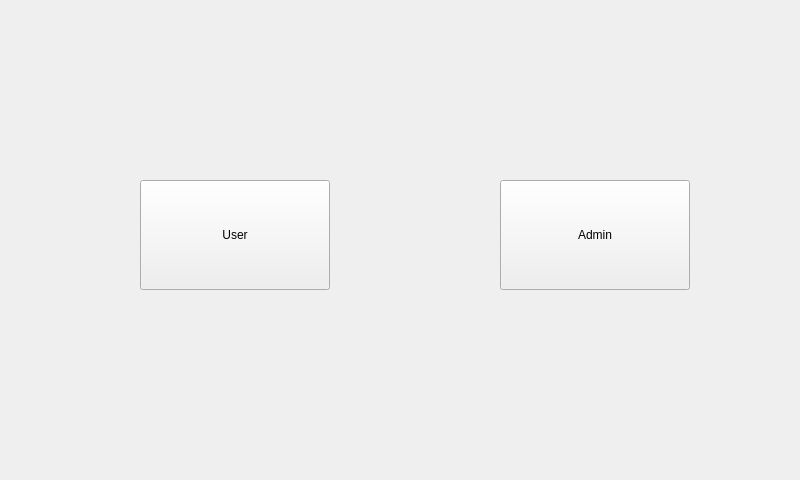
<?xml version="1.0" encoding="UTF-8"?>
<ui version="4.0">
 <class>MainWidget</class>
 <widget class="QWidget" name="MainWidget">
  <property name="geometry">
   <rect>
    <x>0</x>
    <y>0</y>
    <width>800</width>
    <height>480</height>
   </rect>
  </property>
  <property name="windowTitle">
   <string>Home</string>
  </property>
  <widget class="QPushButton" name="UserViewButton">
   <property name="geometry">
    <rect>
     <x>140</x>
     <y>180</y>
     <width>190</width>
     <height>110</height>
    </rect>
   </property>
   <property name="text">
    <string>User</string>
   </property>
  </widget>
  <widget class="QPushButton" name="AdminViewButton">
   <property name="geometry">
    <rect>
     <x>500</x>
     <y>180</y>
     <width>190</width>
     <height>110</height>
    </rect>
   </property>
   <property name="text">
    <string>Admin</string>
   </property>
  </widget>
 </widget>
 <resources/>
 <connections/>
</ui>
